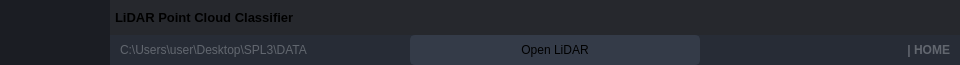
        <widget class="QFrame" name="frame_top">
         <property name="minimumSize">
          <size>
           <width>0</width>
           <height>65</height>
          </size>
         </property>
         <property name="maximumSize">
          <size>
           <width>16777215</width>
           <height>65</height>
          </size>
         </property>
         <property name="styleSheet">
          <string notr="true">background-color: transparent;</string>
         </property>
         <property name="frameShape">
          <enum>QFrame::NoFrame</enum>
         </property>
         <property name="frameShadow">
          <enum>QFrame::Raised</enum>
         </property>
         <layout class="QHBoxLayout" name="horizontalLayout_3">
          <property name="spacing">
           <number>0</number>
          </property>
          <property name="leftMargin">
           <number>0</number>
          </property>
          <property name="topMargin">
           <number>0</number>
          </property>
          <property name="rightMargin">
           <number>0</number>
          </property>
          <property name="bottomMargin">
           <number>0</number>
          </property>
          <item>
           <widget class="QFrame" name="frame_toggle">
            <property name="minimumSize">
             <size>
              <width>110</width>
              <height>0</height>
             </size>
            </property>
            <property name="maximumSize">
             <size>
              <width>70</width>
              <height>16777215</height>
             </size>
            </property>
            <property name="styleSheet">
             <string notr="true">background-color: rgb(27, 29, 35);</string>
            </property>
            <property name="frameShape">
             <enum>QFrame::NoFrame</enum>
            </property>
            <property name="frameShadow">
             <enum>QFrame::Raised</enum>
            </property>
            <layout class="QVBoxLayout" name="verticalLayout_3">
             <property name="spacing">
              <number>0</number>
             </property>
             <property name="leftMargin">
              <number>0</number>
             </property>
             <property name="topMargin">
              <number>0</number>
             </property>
             <property name="rightMargin">
              <number>0</number>
             </property>
             <property name="bottomMargin">
              <number>0</number>
             </property>
             <item>
              <widget class="QPushButton" name="btn_toggle_menu">
               <property name="sizePolicy">
                <sizepolicy hsizetype="Expanding" vsizetype="Expanding">
                 <horstretch>0</horstretch>
                 <verstretch>0</verstretch>
                </sizepolicy>
               </property>
               <property name="styleSheet">
                <string notr="true">QPushButton {
	background-image: url(:/24x24/icons/24x24/cil-menu.png);
	background-position: center;
	background-repeat: no-reperat;
	border: none;
	background-color: rgb(27, 29, 35);
}
QPushButton:hover {
	background-color: rgb(33, 37, 43);
}
QPushButton:pressed {	
	background-color: rgb(85, 170, 255);
}</string>
               </property>
               <property name="text">
                <string/>
               </property>
              </widget>
             </item>
            </layout>
           </widget>
          </item>
          <item>
           <widget class="QFrame" name="frame_top_right">
            <property name="minimumSize">
             <size>
              <width>850</width>
              <height>65</height>
             </size>
            </property>
            <property name="styleSheet">
             <string notr="true">background: transparent;</string>
            </property>
            <property name="frameShape">
             <enum>QFrame::NoFrame</enum>
            </property>
            <property name="frameShadow">
             <enum>QFrame::Raised</enum>
            </property>
            <layout class="QVBoxLayout" name="verticalLayout_2">
             <property name="spacing">
              <number>0</number>
             </property>
             <property name="leftMargin">
              <number>0</number>
             </property>
             <property name="topMargin">
              <number>0</number>
             </property>
             <property name="rightMargin">
              <number>0</number>
             </property>
             <property name="bottomMargin">
              <number>0</number>
             </property>
             <item>
              <widget class="QFrame" name="frame_top_btns">
               <property name="maximumSize">
                <size>
                 <width>16777215</width>
                 <height>42</height>
                </size>
               </property>
               <property name="styleSheet">
                <string notr="true">background-color: rgba(27, 29, 35, 200)</string>
               </property>
               <property name="frameShape">
                <enum>QFrame::NoFrame</enum>
               </property>
               <property name="frameShadow">
                <enum>QFrame::Raised</enum>
               </property>
               <layout class="QHBoxLayout" name="horizontalLayout_4">
                <property name="spacing">
                 <number>0</number>
                </property>
                <property name="leftMargin">
                 <number>0</number>
                </property>
                <property name="topMargin">
                 <number>0</number>
                </property>
                <property name="rightMargin">
                 <number>0</number>
                </property>
                <property name="bottomMargin">
                 <number>0</number>
                </property>
                <item>
                 <widget class="QFrame" name="frame_label_top_btns">
                  <property name="sizePolicy">
                   <sizepolicy hsizetype="Expanding" vsizetype="Preferred">
                    <horstretch>0</horstretch>
                    <verstretch>0</verstretch>
                   </sizepolicy>
                  </property>
                  <property name="frameShape">
                   <enum>QFrame::NoFrame</enum>
                  </property>
                  <property name="frameShadow">
                   <enum>QFrame::Raised</enum>
                  </property>
                  <layout class="QHBoxLayout" name="horizontalLayout_10">
                   <property name="spacing">
                    <number>0</number>
                   </property>
                   <property name="leftMargin">
                    <number>5</number>
                   </property>
                   <property name="topMargin">
                    <number>0</number>
                   </property>
                   <property name="rightMargin">
                    <number>10</number>
                   </property>
                   <property name="bottomMargin">
                    <number>0</number>
                   </property>
                   <item>
                    <widget class="QLabel" name="label_title_bar_top">
                     <property name="font">
                      <font>
                       <family>Segoe UI</family>
                       <pointsize>10</pointsize>
                       <weight>75</weight>
                       <bold>true</bold>
                      </font>
                     </property>
                     <property name="styleSheet">
                      <string notr="true">background: transparent;
</string>
                     </property>
                     <property name="text">
                      <string>LiDAR Point Cloud Classifier</string>
                     </property>
                    </widget>
                   </item>
                  </layout>
                 </widget>
                </item>
                <item alignment="Qt::AlignRight">
                 <widget class="QFrame" name="frame_btns_right">
                  <property name="sizePolicy">
                   <sizepolicy hsizetype="Expanding" vsizetype="Preferred">
                    <horstretch>0</horstretch>
                    <verstretch>0</verstretch>
                   </sizepolicy>
                  </property>
                  <property name="maximumSize">
                   <size>
                    <width>120</width>
                    <height>16777215</height>
                   </size>
                  </property>
                  <property name="frameShape">
                   <enum>QFrame::NoFrame</enum>
                  </property>
                  <property name="frameShadow">
                   <enum>QFrame::Raised</enum>
                  </property>
                  <layout class="QHBoxLayout" name="horizontalLayout_5">
                   <property name="spacing">
                    <number>0</number>
                   </property>
                   <property name="leftMargin">
                    <number>0</number>
                   </property>
                   <property name="topMargin">
                    <number>0</number>
                   </property>
                   <property name="rightMargin">
                    <number>0</number>
                   </property>
                   <property name="bottomMargin">
                    <number>0</number>
                   </property>
                   <item>
                    <widget class="QPushButton" name="btn_minimize">
                     <property name="sizePolicy">
                      <sizepolicy hsizetype="Minimum" vsizetype="Expanding">
                       <horstretch>0</horstretch>
                       <verstretch>0</verstretch>
                      </sizepolicy>
                     </property>
                     <property name="minimumSize">
                      <size>
                       <width>40</width>
                       <height>0</height>
                      </size>
                     </property>
                     <property name="maximumSize">
                      <size>
                       <width>40</width>
                       <height>16777215</height>
                      </size>
                     </property>
                     <property name="toolTip">
                      <string>Minimize</string>
                     </property>
                     <property name="styleSheet">
                      <string notr="true">QPushButton {	
	border: none;
	background-color: transparent;
}
QPushButton:hover {
	background-color: rgb(52, 59, 72);
}
QPushButton:pressed {	
	background-color: rgb(85, 170, 255);
}</string>
                     </property>
                     <property name="text">
                      <string/>
                     </property>
                     <property name="icon">
                      <iconset resource="files.qrc">
                       <normaloff>:/16x16/icons/16x16/cil-window-minimize.png</normaloff>:/16x16/icons/16x16/cil-window-minimize.png</iconset>
                     </property>
                    </widget>
                   </item>
                   <item>
                    <widget class="QPushButton" name="btn_maximize_restore">
                     <property name="sizePolicy">
                      <sizepolicy hsizetype="Minimum" vsizetype="Expanding">
                       <horstretch>0</horstretch>
                       <verstretch>0</verstretch>
                      </sizepolicy>
                     </property>
                     <property name="minimumSize">
                      <size>
                       <width>40</width>
                       <height>0</height>
                      </size>
                     </property>
                     <property name="maximumSize">
                      <size>
                       <width>40</width>
                       <height>16777215</height>
                      </size>
                     </property>
                     <property name="toolTip">
                      <string>Maximize</string>
                     </property>
                     <property name="styleSheet">
                      <string notr="true">QPushButton {	
	border: none;
	background-color: transparent;
}
QPushButton:hover {
	background-color: rgb(52, 59, 72);
}
QPushButton:pressed {	
	background-color: rgb(85, 170, 255);
}</string>
                     </property>
                     <property name="text">
                      <string/>
                     </property>
                     <property name="icon">
                      <iconset resource="files.qrc">
                       <normaloff>:/16x16/icons/16x16/cil-window-maximize.png</normaloff>:/16x16/icons/16x16/cil-window-maximize.png</iconset>
                     </property>
                    </widget>
                   </item>
                   <item>
                    <widget class="QPushButton" name="btn_close">
                     <property name="sizePolicy">
                      <sizepolicy hsizetype="Minimum" vsizetype="Expanding">
                       <horstretch>0</horstretch>
                       <verstretch>0</verstretch>
                      </sizepolicy>
                     </property>
                     <property name="minimumSize">
                      <size>
                       <width>40</width>
                       <height>0</height>
                      </size>
                     </property>
                     <property name="maximumSize">
                      <size>
                       <width>40</width>
                       <height>16777215</height>
                      </size>
                     </property>
                     <property name="toolTip">
                      <string>Close</string>
                     </property>
                     <property name="styleSheet">
                      <string notr="true">QPushButton {	
	border: none;
	background-color: transparent;
}
QPushButton:hover {
	background-color: rgb(52, 59, 72);
}
QPushButton:pressed {	
	background-color: rgb(85, 170, 255);
}</string>
                     </property>
                     <property name="text">
                      <string/>
                     </property>
                     <property name="icon">
                      <iconset resource="files.qrc">
                       <normaloff>:/16x16/icons/16x16/cil-x.png</normaloff>:/16x16/icons/16x16/cil-x.png</iconset>
                     </property>
                    </widget>
                   </item>
                  </layout>
                 </widget>
                </item>
               </layout>
              </widget>
             </item>
             <item>
              <widget class="QFrame" name="frame_top_info">
               <property name="maximumSize">
                <size>
                 <width>16777215</width>
                 <height>65</height>
                </size>
               </property>
               <property name="styleSheet">
                <string notr="true">background-color: rgb(39, 44, 54);</string>
               </property>
               <property name="frameShape">
                <enum>QFrame::NoFrame</enum>
               </property>
               <property name="frameShadow">
                <enum>QFrame::Raised</enum>
               </property>
               <layout class="QHBoxLayout" name="horizontalLayout_8">
                <property name="spacing">
                 <number>0</number>
                </property>
                <property name="leftMargin">
                 <number>10</number>
                </property>
                <property name="topMargin">
                 <number>0</number>
                </property>
                <property name="rightMargin">
                 <number>10</number>
                </property>
                <property name="bottomMargin">
                 <number>0</number>
                </property>
                <item>
                 <widget class="QLabel" name="label_top_info_1">
                  <property name="maximumSize">
                   <size>
                    <width>16777215</width>
                    <height>15</height>
                   </size>
                  </property>
                  <property name="font">
                   <font>
                    <family>Segoe UI</family>
                   </font>
                  </property>
                  <property name="styleSheet">
                   <string notr="true">color: rgb(98, 103, 111); </string>
                  </property>
                  <property name="text">
                   <string>C:\Users\user\Desktop\SPL3\DATA</string>
                  </property>
                 </widget>
                </item>
                <item>
                 <widget class="QPushButton" name="pushButton">
                  <property name="minimumSize">
                   <size>
                    <width>120</width>
                    <height>30</height>
                   </size>
                  </property>
                  <property name="font">
                   <font>
                    <family>Segoe UI</family>
                    <pointsize>9</pointsize>
                    <weight>50</weight>
                    <bold>false</bold>
                   </font>
                  </property>
                  <property name="styleSheet">
                   <string notr="true">QPushButton {
	border: 2px solid rgb(52, 59, 72);
	border-radius: 5px;	
	background-color: rgb(52, 59, 72);
}
QPushButton:hover {
	background-color: rgb(57, 65, 80);
	border: 2px solid rgb(61, 70, 86);
}
QPushButton:pressed {	
	background-color: rgb(35, 40, 49);
	border: 2px solid rgb(43, 50, 61);
}</string>
                  </property>
                  <property name="text">
                   <string>Open LiDAR</string>
                  </property>
                  <property name="icon">
                   <iconset resource="files.qrc">
                    <normaloff>:/16x16/icons/16x16/cil-folder-open.png</normaloff>:/16x16/icons/16x16/cil-folder-open.png</iconset>
                  </property>
                 </widget>
                </item>
                <item>
                 <widget class="QLabel" name="label_top_info_2">
                  <property name="minimumSize">
                   <size>
                    <width>0</width>
                    <height>0</height>
                   </size>
                  </property>
                  <property name="maximumSize">
                   <size>
                    <width>250</width>
                    <height>20</height>
                   </size>
                  </property>
                  <property name="font">
                   <font>
                    <family>Segoe UI</family>
                    <weight>75</weight>
                    <bold>true</bold>
                   </font>
                  </property>
                  <property name="styleSheet">
                   <string notr="true">color: rgb(98, 103, 111);</string>
                  </property>
                  <property name="text">
                   <string>| HOME</string>
                  </property>
                  <property name="alignment">
                   <set>Qt::AlignRight|Qt::AlignTrailing|Qt::AlignVCenter</set>
                  </property>
                 </widget>
                </item>
               </layout>
              </widget>
             </item>
            </layout>
           </widget>
          </item>
         </layout>
        </widget>
